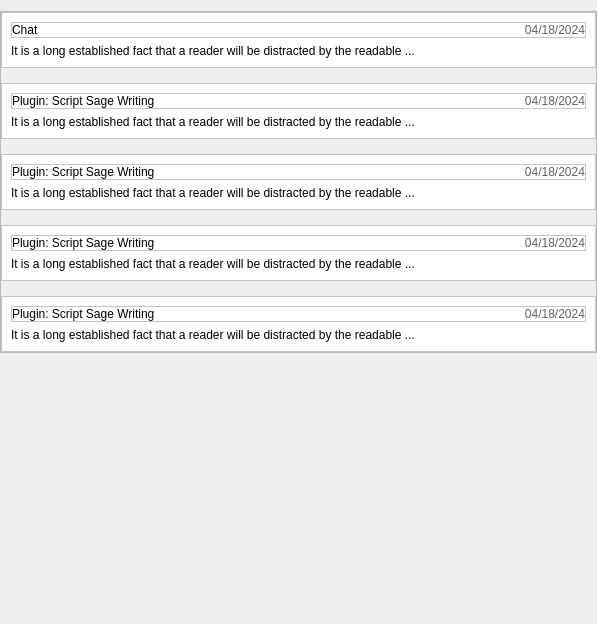
                   <widget class="QWidget" name="historyScrollAreaFrame">
                    <property name="geometry">
                     <rect>
                      <x>0</x>
                      <y>0</y>
                      <width>597</width>
                      <height>624</height>
                     </rect>
                    </property>
                    <layout class="QVBoxLayout" name="verticalLayout_21">
                     <property name="leftMargin">
                      <number>0</number>
                     </property>
                     <property name="rightMargin">
                      <number>0</number>
                     </property>
                     <item alignment="Qt::AlignTop">
                      <widget class="QFrame" name="histroyFrame">
                       <property name="frameShape">
                        <enum>QFrame::StyledPanel</enum>
                       </property>
                       <property name="frameShadow">
                        <enum>QFrame::Raised</enum>
                       </property>
                       <layout class="QVBoxLayout" name="verticalLayout_22">
                        <property name="spacing">
                         <number>15</number>
                        </property>
                        <property name="leftMargin">
                         <number>0</number>
                        </property>
                        <property name="topMargin">
                         <number>0</number>
                        </property>
                        <property name="rightMargin">
                         <number>0</number>
                        </property>
                        <property name="bottomMargin">
                         <number>0</number>
                        </property>
                        <item>
                         <widget class="QFrame" name="historyMessageTemplateFrame">
                          <property name="styleSheet">
                           <string notr="true">background-color:white;</string>
                          </property>
                          <property name="frameShape">
                           <enum>QFrame::StyledPanel</enum>
                          </property>
                          <property name="frameShadow">
                           <enum>QFrame::Raised</enum>
                          </property>
                          <layout class="QVBoxLayout" name="verticalLayout_23">
                           <item>
                            <widget class="QFrame" name="frame">
                             <property name="frameShape">
                              <enum>QFrame::StyledPanel</enum>
                             </property>
                             <property name="frameShadow">
                              <enum>QFrame::Raised</enum>
                             </property>
                             <layout class="QHBoxLayout" name="horizontalLayout_7">
                              <property name="leftMargin">
                               <number>0</number>
                              </property>
                              <property name="topMargin">
                               <number>0</number>
                              </property>
                              <property name="rightMargin">
                               <number>0</number>
                              </property>
                              <property name="bottomMargin">
                               <number>0</number>
                              </property>
                              <item>
                               <widget class="QLabel" name="lblHistoryChatName">
                                <property name="styleSheet">
                                 <string notr="true">color:black;
font: 87 9pt &quot;Roboto Black&quot;;</string>
                                </property>
                                <property name="text">
                                 <string>Chat</string>
                                </property>
                               </widget>
                              </item>
                              <item>
                               <widget class="QLabel" name="lblHistoyChatDate">
                                <property name="styleSheet">
                                 <string notr="true">color:#606268;
font: 8pt &quot;Roboto&quot;;</string>
                                </property>
                                <property name="text">
                                 <string>04/18/2024</string>
                                </property>
                                <property name="alignment">
                                 <set>Qt::AlignRight|Qt::AlignTrailing|Qt::AlignVCenter</set>
                                </property>
                               </widget>
                              </item>
                             </layout>
                            </widget>
                           </item>
                           <item>
                            <widget class="QLabel" name="lblHistoryChatMessage">
                             <property name="styleSheet">
                              <string notr="true">font: 8pt &quot;Roboto&quot;;
color:black;</string>
                             </property>
                             <property name="text">
                              <string>It is a long established fact that a reader will be distracted by the readable ...</string>
                             </property>
                             <property name="wordWrap">
                              <bool>true</bool>
                             </property>
                            </widget>
                           </item>
                          </layout>
                         </widget>
                        </item>
                        <item>
                         <widget class="QFrame" name="historyMessageTemplateFrame_3">
                          <property name="styleSheet">
                           <string notr="true">background-color:white;</string>
                          </property>
                          <property name="frameShape">
                           <enum>QFrame::StyledPanel</enum>
                          </property>
                          <property name="frameShadow">
                           <enum>QFrame::Raised</enum>
                          </property>
                          <layout class="QVBoxLayout" name="verticalLayout_26">
                           <item>
                            <widget class="QFrame" name="frame_14">
                             <property name="frameShape">
                              <enum>QFrame::StyledPanel</enum>
                             </property>
                             <property name="frameShadow">
                              <enum>QFrame::Raised</enum>
                             </property>
                             <layout class="QHBoxLayout" name="horizontalLayout_8">
                              <property name="leftMargin">
                               <number>0</number>
                              </property>
                              <property name="topMargin">
                               <number>0</number>
                              </property>
                              <property name="rightMargin">
                               <number>0</number>
                              </property>
                              <property name="bottomMargin">
                               <number>0</number>
                              </property>
                              <item>
                               <widget class="QLabel" name="lblHistoryChatName_3">
                                <property name="styleSheet">
                                 <string notr="true">color:black;
font: 87 9pt &quot;Roboto Black&quot;;</string>
                                </property>
                                <property name="text">
                                 <string>Plugin: Script Sage Writing </string>
                                </property>
                               </widget>
                              </item>
                              <item>
                               <widget class="QLabel" name="lblHistoyChatDate_3">
                                <property name="styleSheet">
                                 <string notr="true">color:#606268;
font: 8pt &quot;Roboto&quot;;</string>
                                </property>
                                <property name="text">
                                 <string>04/18/2024</string>
                                </property>
                                <property name="alignment">
                                 <set>Qt::AlignRight|Qt::AlignTrailing|Qt::AlignVCenter</set>
                                </property>
                               </widget>
                              </item>
                             </layout>
                            </widget>
                           </item>
                           <item>
                            <widget class="QLabel" name="lblHistoryChatMessage_5">
                             <property name="styleSheet">
                              <string notr="true">font: 8pt &quot;Roboto&quot;;
color:black;</string>
                             </property>
                             <property name="text">
                              <string>It is a long established fact that a reader will be distracted by the readable ...</string>
                             </property>
                             <property name="wordWrap">
                              <bool>true</bool>
                             </property>
                            </widget>
                           </item>
                          </layout>
                         </widget>
                        </item>
                        <item>
                         <widget class="QFrame" name="historyMessageTemplateFrame_4">
                          <property name="styleSheet">
                           <string notr="true">background-color:white;</string>
                          </property>
                          <property name="frameShape">
                           <enum>QFrame::StyledPanel</enum>
                          </property>
                          <property name="frameShadow">
                           <enum>QFrame::Raised</enum>
                          </property>
                          <layout class="QVBoxLayout" name="verticalLayout_28">
                           <item>
                            <widget class="QFrame" name="frame_15">
                             <property name="frameShape">
                              <enum>QFrame::StyledPanel</enum>
                             </property>
                             <property name="frameShadow">
                              <enum>QFrame::Raised</enum>
                             </property>
                             <layout class="QHBoxLayout" name="horizontalLayout_9">
                              <property name="leftMargin">
                               <number>0</number>
                              </property>
                              <property name="topMargin">
                               <number>0</number>
                              </property>
                              <property name="rightMargin">
                               <number>0</number>
                              </property>
                              <property name="bottomMargin">
                               <number>0</number>
                              </property>
                              <item>
                               <widget class="QLabel" name="lblHistoryChatName_4">
                                <property name="styleSheet">
                                 <string notr="true">color:black;
font: 87 9pt &quot;Roboto Black&quot;;</string>
                                </property>
                                <property name="text">
                                 <string>Plugin: Script Sage Writing </string>
                                </property>
                               </widget>
                              </item>
                              <item>
                               <widget class="QLabel" name="lblHistoyChatDate_4">
                                <property name="styleSheet">
                                 <string notr="true">color:#606268;
font: 8pt &quot;Roboto&quot;;</string>
                                </property>
                                <property name="text">
                                 <string>04/18/2024</string>
                                </property>
                                <property name="alignment">
                                 <set>Qt::AlignRight|Qt::AlignTrailing|Qt::AlignVCenter</set>
                                </property>
                               </widget>
                              </item>
                             </layout>
                            </widget>
                           </item>
                           <item>
                            <widget class="QLabel" name="lblHistoryChatMessage_3">
                             <property name="styleSheet">
                              <string notr="true">font: 8pt &quot;Roboto&quot;;
color:black;</string>
                             </property>
                             <property name="text">
                              <string>It is a long established fact that a reader will be distracted by the readable ...</string>
                             </property>
                             <property name="wordWrap">
                              <bool>true</bool>
                             </property>
                            </widget>
                           </item>
                          </layout>
                         </widget>
                        </item>
                        <item>
                         <widget class="QFrame" name="historyMessageTemplateFrame_5">
                          <property name="styleSheet">
                           <string notr="true">background-color:white;</string>
                          </property>
                          <property name="frameShape">
                           <enum>QFrame::StyledPanel</enum>
                          </property>
                          <property name="frameShadow">
                           <enum>QFrame::Raised</enum>
                          </property>
                          <layout class="QVBoxLayout" name="verticalLayout_29">
                           <item>
                            <widget class="QFrame" name="frame_16">
                             <property name="frameShape">
                              <enum>QFrame::StyledPanel</enum>
                             </property>
                             <property name="frameShadow">
                              <enum>QFrame::Raised</enum>
                             </property>
                             <layout class="QHBoxLayout" name="horizontalLayout_10">
                              <property name="leftMargin">
                               <number>0</number>
                              </property>
                              <property name="topMargin">
                               <number>0</number>
                              </property>
                              <property name="rightMargin">
                               <number>0</number>
                              </property>
                              <property name="bottomMargin">
                               <number>0</number>
                              </property>
                              <item>
                               <widget class="QLabel" name="lblHistoryChatName_5">
                                <property name="styleSheet">
                                 <string notr="true">color:black;
font: 87 9pt &quot;Roboto Black&quot;;</string>
                                </property>
                                <property name="text">
                                 <string>Plugin: Script Sage Writing </string>
                                </property>
                               </widget>
                              </item>
                              <item>
                               <widget class="QLabel" name="lblHistoyChatDate_5">
                                <property name="styleSheet">
                                 <string notr="true">color:#606268;
font: 8pt &quot;Roboto&quot;;</string>
                                </property>
                                <property name="text">
                                 <string>04/18/2024</string>
                                </property>
                                <property name="alignment">
                                 <set>Qt::AlignRight|Qt::AlignTrailing|Qt::AlignVCenter</set>
                                </property>
                               </widget>
                              </item>
                             </layout>
                            </widget>
                           </item>
                           <item>
                            <widget class="QLabel" name="lblHistoryChatMessage_4">
                             <property name="styleSheet">
                              <string notr="true">font: 8pt &quot;Roboto&quot;;
color:black;</string>
                             </property>
                             <property name="text">
                              <string>It is a long established fact that a reader will be distracted by the readable ...</string>
                             </property>
                             <property name="wordWrap">
                              <bool>true</bool>
                             </property>
                            </widget>
                           </item>
                          </layout>
                         </widget>
                        </item>
                        <item>
                         <widget class="QFrame" name="historyMessageTemplateFrame_2">
                          <property name="styleSheet">
                           <string notr="true">background-color:white;</string>
                          </property>
                          <property name="frameShape">
                           <enum>QFrame::StyledPanel</enum>
                          </property>
                          <property name="frameShadow">
                           <enum>QFrame::Raised</enum>
                          </property>
                          <layout class="QVBoxLayout" name="verticalLayout_24">
                           <item>
                            <widget class="QFrame" name="frame_17">
                             <property name="frameShape">
                              <enum>QFrame::StyledPanel</enum>
                             </property>
                             <property name="frameShadow">
                              <enum>QFrame::Raised</enum>
                             </property>
                             <layout class="QHBoxLayout" name="horizontalLayout_11">
                              <property name="leftMargin">
                               <number>0</number>
                              </property>
                              <property name="topMargin">
                               <number>0</number>
                              </property>
                              <property name="rightMargin">
                               <number>0</number>
                              </property>
                              <property name="bottomMargin">
                               <number>0</number>
                              </property>
                              <item>
                               <widget class="QLabel" name="lblHistoryChatName_2">
                                <property name="styleSheet">
                                 <string notr="true">color:black;
font: 87 9pt &quot;Roboto Black&quot;;</string>
                                </property>
                                <property name="text">
                                 <string>Plugin: Script Sage Writing </string>
                                </property>
                               </widget>
                              </item>
                              <item>
                               <widget class="QLabel" name="lblHistoyChatDate_2">
                                <property name="styleSheet">
                                 <string notr="true">color:#606268;
font: 8pt &quot;Roboto&quot;;</string>
                                </property>
                                <property name="text">
                                 <string>04/18/2024</string>
                                </property>
                                <property name="alignment">
                                 <set>Qt::AlignRight|Qt::AlignTrailing|Qt::AlignVCenter</set>
                                </property>
                               </widget>
                              </item>
                             </layout>
                            </widget>
                           </item>
                           <item>
                            <widget class="QLabel" name="lblHistoryChatMessage_2">
                             <property name="styleSheet">
                              <string notr="true">font: 8pt &quot;Roboto&quot;;
color:black;</string>
                             </property>
                             <property name="text">
                              <string>It is a long established fact that a reader will be distracted by the readable ...</string>
                             </property>
                             <property name="wordWrap">
                              <bool>true</bool>
                             </property>
                            </widget>
                           </item>
                          </layout>
                         </widget>
                        </item>
                       </layout>
                      </widget>
                     </item>
                    </layout>
                   </widget>
